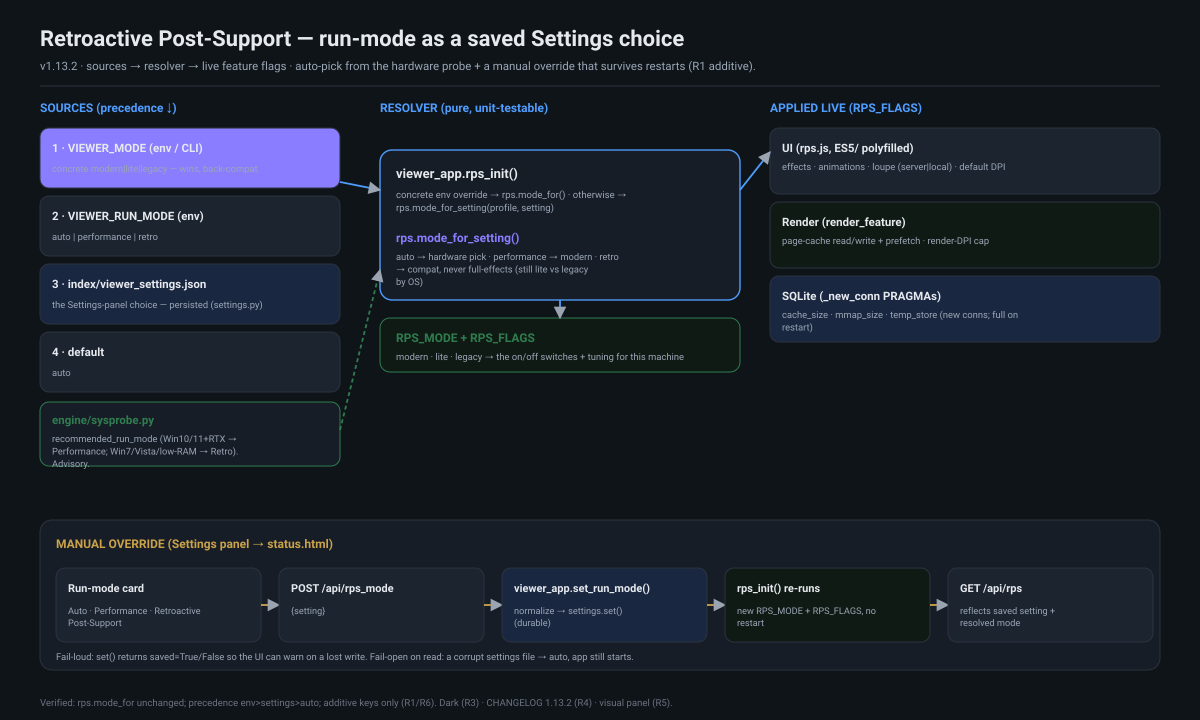

Recreate this plot in Python.
#!/usr/bin/env python3
"""Data-flow diagram (R2) — Retroactive Post-Support run-mode as a saved Settings choice (v1.13.2).
Dark theme (R3); emits SVG + PDF + preview PNG. Also doubles as the visual changelog panel (R5)."""
import cairosvg, html, os
def esc(s): return html.escape(s)
W, H = 1200, 720
BG="#0f1419"; PANEL="#171d26"; P2="#1c2430"; LINE="#2b333f"; TXT="#e6e9ee"; SUB="#9aa6b6"
ACC="#4f9dff"; GRN="#2f7d4f"; AMB="#caa24a"; RED="#e0564f"; VIO="#8a7dff"
def box(x,y,w,h,fill=P2,stroke=LINE,rx=9,sw=1): return f'<rect x="{x}" y="{y}" width="{w}" height="{h}" rx="{rx}" fill="{fill}" stroke="{stroke}" stroke-width="{sw}"/>'
def t(x,y,s,size=12,fill=TXT,w=400,anchor="start"): return f'<text x="{x}" y="{y}" font-size="{size}" font-weight="{w}" fill="{fill}" text-anchor="{anchor}">{esc(s)}</text>'
def arrow(x1,y1,x2,y2,col="#9aa5b1",dash=""):
    da=' stroke-dasharray="%s"'%dash if dash else ''
    return f'<path d="M{x1},{y1} L{x2},{y2}" stroke="{col}" stroke-width="1.8" fill="none" marker-end="url(#a)"{da}/>'
def wrap(x,y,s,width,size,fill,dy=14,wt=400):
    out=[]; words=s.split(); line=""; ln=0
    for wd in words:
        if len(line)+len(wd)+1>width: out.append(t(x,y+ln*dy,line,size,fill,wt)); line=wd; ln+=1
        else: line=(line+" "+wd).strip()
    if line: out.append(t(x,y+ln*dy,line,size,fill,wt))
    return "".join(out), ln+1
P=[f'<svg viewBox="0 0 {W} {H}" xmlns="http://www.w3.org/2000/svg" font-family="-apple-system, Segoe UI, Roboto, Helvetica, Arial, sans-serif">']
P.append('<defs><marker id="a" viewBox="0 0 10 10" refX="9" refY="5" markerWidth="7" markerHeight="7" orient="auto"><path d="M0,0 L10,5 L0,10 z" fill="#9aa5b1"/></marker></defs>')
P.append(box(0,0,W,H,BG,BG,0))
P.append(t(40,46,"Retroactive Post-Support — run-mode as a saved Settings choice",22,TXT,700))
P.append(t(40,70,"v1.13.2 · sources → resolver → live feature flags · auto-pick from the hardware probe + a manual override that survives restarts (R1 additive).",11.5,SUB,400))
P.append(f'<line x1="40" y1="86" x2="{W-40}" y2="86" stroke="{LINE}"/>')

# ---- Column 1: SOURCES (precedence top→bottom) ----
cx=40; cw=300; y0=112
P.append(t(cx,y0,"SOURCES  (precedence ↓)",12,ACC,700))
srcs=[("1 · VIEWER_MODE  (env / CLI)","concrete modern|lite|legacy — wins, back-compat",VIO),
      ("2 · VIEWER_RUN_MODE  (env)","auto | performance | retro",P2),
      ("3 · index/viewer_settings.json","the Settings-panel choice — persisted (settings.py)","#1a2740"),
      ("4 · default","auto",P2)]
yy=y0+16
for hd,d,col in srcs:
    bh=60; P.append(box(cx,yy,cw,bh,col,LINE,9))
    s,_=wrap(cx+12,yy+24,hd,42,11.5,TXT,13,700); P.append(s)
    P.append(t(cx+12,yy+44,d,9.4,SUB,400)); yy+=bh+8
# sysprobe recommendation feeds the resolver too
P.append(box(cx,yy+2,cw,64,PANEL,GRN,9))
P.append(t(cx+12,yy+24,"engine/sysprobe.py",11.5,GRN,700))
s,_=wrap(cx+12,yy+42,"recommended_run_mode (Win10/11+RTX → Performance; Win7/Vista/low-RAM → Retro). Advisory.",44,9.3,SUB,12.5); P.append(s)

# ---- Column 2: RESOLVER ----
mx=380; mw=360; my=150
P.append(t(mx,y0,"RESOLVER  (pure, unit-testable)",12,ACC,700))
P.append(box(mx,my,mw,150,PANEL,ACC,12,1.4))
P.append(t(mx+16,my+28,"viewer_app.rps_init()",13,TXT,700))
s,_=wrap(mx+16,my+48,"concrete env override → rps.mode_for()  ·  otherwise → rps.mode_for_setting(profile, setting)",52,9.6,SUB,13); P.append(s)
P.append(t(mx+16,my+92,"rps.mode_for_setting()",12,VIO,700))
s,_=wrap(mx+16,my+110,"auto → hardware pick · performance → modern · retro → compat, never full-effects (still lite vs legacy by OS)",52,9.3,SUB,12.5); P.append(s)
# arrows sources -> resolver
P.append(arrow(cx+cw,y0+70,mx,my+40,ACC))
P.append(arrow(cx+cw,yy+30,mx,my+120,GRN,dash="4 3"))
# resolved mode chip
P.append(box(mx,my+168,mw,54,"#101a14",GRN,10))
P.append(t(mx+16,my+192,"RPS_MODE  +  RPS_FLAGS",12,GRN,700))
P.append(t(mx+16,my+210,"modern · lite · legacy   →   the on/off switches + tuning for this machine",9.4,SUB,400))
P.append(arrow(mx+mw/2,my+150,mx+mw/2,my+168,ACC))

# ---- Column 3: LIVE EFFECT (feature flags) ----
ex=770; ew=390; ey=112
P.append(t(ex,ey,"APPLIED LIVE  (RPS_FLAGS)",12,ACC,700))
eff=[("UI  (rps.js, ES5/ polyfilled)","effects · animations · loupe (server|local) · default DPI",P2),
     ("Render  (render_feature)","page-cache read/write + prefetch · render-DPI cap","#101a14"),
     ("SQLite  (_new_conn PRAGMAs)","cache_size · mmap_size · temp_store  (new conns; full on restart)","#1a2740")]
yy=ey+16
for hd,d,col in eff:
    bh=66; P.append(box(ex,yy,ew,bh,col,LINE,9))
    s,_=wrap(ex+12,yy+24,hd,52,11.5,TXT,13,700); P.append(s)
    s2,_=wrap(ex+12,yy+42,d,58,9.4,SUB,12.5); P.append(s2); yy+=bh+8
P.append(arrow(mx+mw,my+40,ex,ey+40,ACC))

# ---- Bottom: the manual override loop ----
by=520
P.append(box(cx,by,W-80,150,PANEL,LINE,12))
P.append(t(cx+16,by+28,"MANUAL OVERRIDE  (Settings panel → status.html)",12,AMB,700))
loop=[("Run-mode card","Auto · Performance · Retroactive Post-Support",P2),
      ("POST /api/rps_mode","{setting}",P2),
      ("viewer_app.set_run_mode()","normalize → settings.set() (durable)","#1a2740"),
      ("rps_init() re-runs","new RPS_MODE + RPS_FLAGS, no restart","#101a14"),
      ("GET /api/rps","reflects saved setting + resolved mode",P2)]
lx=cx+16
for i,(hd,d,col) in enumerate(loop):
    lw=205; P.append(box(lx,by+48,lw,74,col,LINE,9))
    s,_=wrap(lx+12,by+72,hd,30,11,TXT,13,700); P.append(s)
    s2,_=wrap(lx+12,by+94,d,32,9.2,SUB,12); P.append(s2)
    if i<len(loop)-1: P.append(arrow(lx+lw,by+85,lx+lw+18,by+85,AMB))
    lx+=lw+18
P.append(t(cx+16,by+140,"Fail-loud: set() returns saved=True/False so the UI can warn on a lost write. Fail-open on read: a corrupt settings file → auto, app still starts.",9.4,SUB,400))

P.append(t(40,H-14,"Verified: rps.mode_for unchanged; precedence env>settings>auto; additive keys only (R1/R6). Dark (R3) · CHANGELOG 1.13.2 (R4) · visual panel (R5).",9.6,"#6b7280",400))
P.append("</svg>")
svg="\n".join(P)
base=os.path.join(os.path.dirname(os.path.abspath(__file__)),"53-rps-run-mode-setting")
open(base+".svg","w",encoding="utf-8").write(svg)
cairosvg.svg2pdf(bytestring=svg.encode("utf-8"), write_to=base+".pdf")
cairosvg.svg2png(bytestring=svg.encode("utf-8"), write_to=base+"_preview.png", output_width=1200)
print("wrote", base+".pdf", os.path.getsize(base+".pdf"), "bytes;  png", os.path.getsize(base+"_preview.png"))
